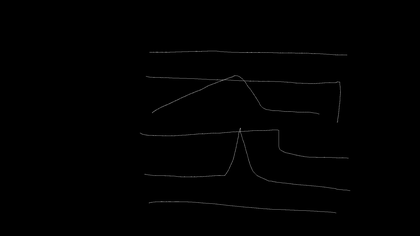
%> input picture Jay_TPS/TPS_課程二/TPS_bounding_box/6297005097746432.tif, 420 x 236 px, shrunk from 1920 x 1080 before the run
$ octave survey_between_point_distance.m   (GNU Octave 9; MATLAB toolbox functions it lacks are replaced by stand-ins)
%> lines starting %> are read from the running program, lines starting %| are printed output that depends on the picture; in (x1, y1, x2, y2) boxes, pixels count from 0 and x2, y2 are one past the last pixel; in counts of white or black regions, pixels touching at a corner belong together; the program's own positions count from 1
clear all;
close all;
clc;
tif_pic = dir('6297005097746432.tif');
pic=imread(tif_pic(1).name);
%> pic is the input picture: size 236x420 uint8; min 0, max 112, mean 0.9
pic=double(pic);
%> pic: size 236x420 double
pic=pic>0;
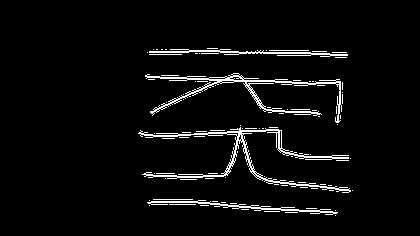
%> pic: size 236x420 logical; 4.4% white in thin lines or dots, all inside (x1, y1, x2, y2) = (138, 48, 353, 216)
[x,y]=find(pic);
%> x = 4342 values from 49 to 216; y = 4342 values from 139 to 353
xminimum=min(x);            %x取最小座標
%> xminimum = 49
yminimum=min(y);            %y取最小座標
%> yminimum = 139
xmaximum=max(x);            %x取最大座標
%> xmaximum = 216
ymaximum=max(y);            %y取最大座標
%> ymaximum = 353
x=x-xminimum+1;               %所有座標減去最小值,讓圖片可貼在(1,1)上
%> x = 4342 values, max 168 at index 4038, min 1 at index 1253, mean 80.82
y=y-yminimum+1;               %所有座標減去最小值,讓圖片可貼在(1,1)上
%> y = 4342 values from 1 to 215
sx=[x,y];

[sort_coordinates,ind]=sort(sx(:,1));%排序x軸,並記下index
%> sort_coordinates = 4342 values from 1 to 168; ind = 4342 values, max 4342 at index 3685, min 1 at index 2242, mean 2171.5

 for i=1:1:size(sort_coordinates,1)  %排序X軸，並透過索引將y軸對應到對的x軸
     sort_coordinates(i,2)=sx(ind(i,1),2);
 end

% [8 lines of commented-out code are left out]

 point_distance(1,1) =sqrt((sort_coordinates(1,1)- sort_coordinates(2,1))^2+ (sort_coordinates(1,2)- sort_coordinates(2,2))^2);

 j=1;
 for i=2:1:size(sort_coordinates,1)-1
      point_distance(i,1) =sqrt((sort_coordinates(i,1)- sort_coordinates(i+1,1))^2+ (sort_coordinates(i,2)- sort_coordinates(i+1,2))^2);
      %中--後


      if( point_distance(i,1)>1&& point_distance(i,1)<25)
          temp(j,1)=i;
          j=j+1;
      end
 end
%> after the loop, j = 510; point_distance = 4341 values, max 195.1 at index 3697, min 1 at index 1, mean 6.08; temp = 509 values from 12 to 4341
% [28 lines of commented-out code are left out]
j=1;
r=1;
for i=1:1:size(temp,1)
     if(abs(sort_coordinates(temp(i,1),1)-sort_coordinates(temp(i,1)+1,1))==0 && abs(sort_coordinates(temp(i,1),2)-sort_coordinates(temp(i,1)+1,2))>0 )  %假設x一樣   y變化了
         y_temp=abs(sort_coordinates(temp(i,1),2)-sort_coordinates(temp(i,1)+1,2));
         k=1;
         firstone=sort_coordinates(temp(i,1),2);
         while(k<y_temp)
             firstone=firstone+1;
             add_point(j,2)=firstone;
             add_point(j,1)=sort_coordinates(temp(i,1),1);
             k=k+1;
             j=j+1;
         end
     else
         x_and_y_allchange(r,1)=i;
     end
end
%> this loop made 509 passes
%> y_temp on passes 1 to 12: 3, 4, 3, 4, 3, 3, 3, 3, 8, 4, 4, 3
%> after the loop, add_point = 2116 rows, first 12: [2 17; 2 18; 2 21; 2 22; 2 23; 2 26; 2 27; 2 30; 2 31; 2 32; 3 121; 3 122]; firstone = 195; j = 2117; k = 14; y_temp = 14
%-------------------------------------------------------------------------
add_total_point=[sort_coordinates;add_point];%將原本的跟新增的點合併起來

%-------------------------------再ｓｏｒｔ一次------------------------------
[sort_add_total_point,ind]=sort(add_total_point(:,1));%排序x軸,並記下index
%> sort_add_total_point = 6458 values from 1 to 168; ind = 6458 values, max 6458 at index 6449, min 1 at index 1, mean 3229.5

 for i=1:1:size(sort_add_total_point,1)  %排序X軸，並透過索引將y軸對應到對的x軸
     sort_add_total_point(i,2)=add_total_point(ind(i,1),2);
 end
% [9 lines of commented-out code are left out]
 x1=sort_coordinates(:,1);   %把排序好的分別給x軸y軸
%> x1 = 4342 values from 1 to 168
 y1=sort_coordinates(:,2);   %把排序好的分別給x軸y軸
%> y1 = 4342 values, max 215 at index 3685, min 1 at index 2242, mean 109.7
 x_lenth=length(sort_coordinates);
%> x_lenth = 4342
 point_distance_choose=x_lenth/300;            %取300點，所有點數/取樣300點，即是每point_distance多少點取一次
%> point_distance_choose = 14.47
 distance=1:point_distance_choose:length(x);   %取點距離
%> distance = 300 values from 1 to 4328.5

 x11=x1(floor(distance));                 %紀錄取完300點的x座標
%> x11 = 300 values from 1 to 166
 y11=y1(floor(distance));                 %紀錄取完300點的y座標
%> y11 = 300 values, max 212 at index 253, min 3 at index 156, mean 111.1

 sx1=[x11,y11];
%> sx1 = 300 rows, first 12: [1 70; 2 24; 2 43; 2 89; 3 61; 3 76; 3 135; 3 150; 3 164; 4 19; 4 33; 4 48]

 figure
 for i=1:1:size(sx1,1)
     plot(sx1(i,2),-sx1(i,1),'o');
     hold on;
 end
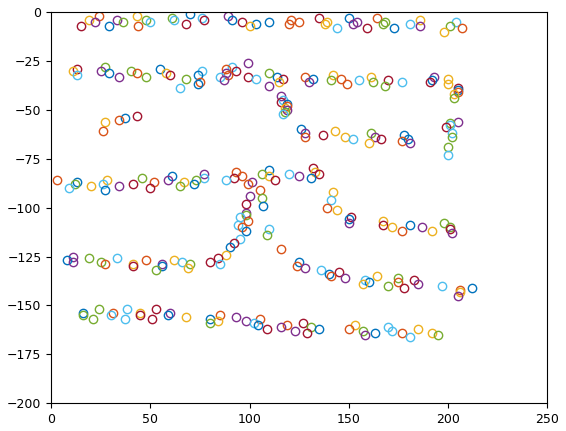
%> figure redrawn from the program's plot data
 %-------------------------------------------------------------------------


  %---------------------取點（增加點數）---------------------------------------------
 x1=sort_add_total_point(:,1);   %把排序好的分別給x軸y軸
%> x1 = 6458 values from 1 to 168
 y1=sort_add_total_point(:,2);   %把排序好的分別給x軸y軸
%> y1 = 6458 values, max 215 at index 5519, min 1 at index 3191, mean 112.5
 x_lenth=length(sort_add_total_point);
%> x_lenth = 6458
 point_distance_choose=x_lenth/300;            %取300點，所有點數/取樣300點，即是每point_distance多少點取一次
%> point_distance_choose = 21.53
 distance=1:point_distance_choose:length(sort_add_total_point);   %取點距離
%> distance = 300 values from 1 to 6437.5

 x2=x1(floor(distance));                 %紀錄取完300點的x座標
%> x2 = 300 values from 1 to 166
 y2=y1(floor(distance));                 %紀錄取完300點的y座標
%> y2 = 300 values, max 210 at index 34, min 6 at index 166, mean 113.9

 sx2=[x2,y2];
%> sx2 = 300 rows, first 12: [1 70; 2 36; 2 89; 3 58; 3 80; 3 146; 3 168; 4 21; 4 43; 4 64; 4 86; 4 122]

 figure
 for i=1:1:size(sx2,1)
     plot(sx2(i,2),-sx2(i,1),'o');
     hold on;
 end
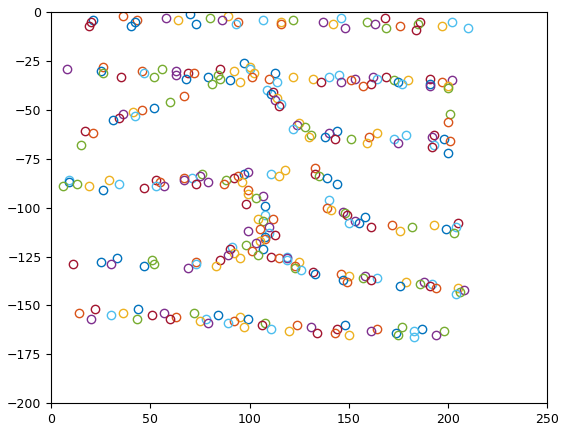
%> figure redrawn from the program's plot data
 %-------------------------------------------------------------------------

$ run again, with Jay_TPS/TPS_課程二/TPS_bounding_box/5086100271923200.tif copied over Jay_TPS/TPS_課程二/TPS_bounding_box/6297005097746432.tif
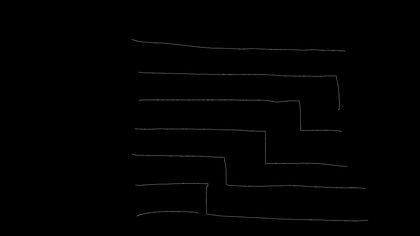
%> input picture Jay_TPS/TPS_課程二/TPS_bounding_box/5086100271923200.tif, 420 x 236 px, shrunk from 1920 x 1080 before the run
%> pic is the input picture: size 236x420 uint8; min 0, max 100, mean 1.1
%> `pic=pic>0;`:
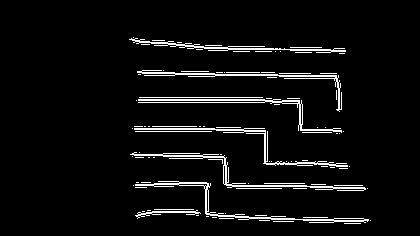
%> pic: size 236x420 logical; 5.2% white in thin lines or dots, all inside (x1, y1, x2, y2) = (129, 37, 371, 224)
%> `[x,y]=find(pic);`: x = 5165 values from 38 to 224; y = 5165 values from 130 to 371
%> xminimum = 38
%> yminimum = 130
%> xmaximum = 224
%> ymaximum = 371
%> `x=x-xminimum+1;`: x = 5165 values, max 187 at index 4983, min 1 at index 13, mean 96.17
%> `y=y-yminimum+1;`: y = 5165 values from 1 to 242
%> `[sort_coordinates,ind]=sort(sx(:,1));`: sort_coordinates = 5165 values from 1 to 187; ind = 5165 values, max 5165 at index 5069, min 1 at index 6, mean 2583
%> after the loop `for i=2:1:size(sort_coordinates,1)-1`: j = 380; point_distance = 5164 values, max 208 at index 3996, min 1 at index 3, mean 3.92; temp = 379 values from 2 to 5148
%> the loop `for i=1:1:size(temp,1)` made 379 passes
%> y_temp on passes 1, 3, 5, 6, 7, 8, 9, 10: 4, 6, 13, 19, 5, 10, 13, 10
%> after the loop `for i=1:1:size(temp,1)`: add_point = 1072 rows, first 12: [2 4; 2 5; 2 6; 3 7; 3 8; 3 9; 3 10; 3 11; 4 12; 4 13; 4 14; 4 15]; firstone = 238; j = 1073; k = 4
%> `[sort_add_total_point,ind]=sort(add_total_point(:,1));`: sort_add_total_point = 6237 values from 1 to 187; ind = 6237 values, max 6237 at index 6193, min 1 at index 1, mean 3119
%> `x1=sort_coordinates(:,1);`: x1 = 5165 values from 1 to 187
%> `y1=sort_coordinates(:,2);`: y1 = 5165 values, max 242 at index 5069, min 1 at index 6, mean 113.3
%> `x_lenth=length(sort_coordinates);`: x_lenth = 5165
%> `point_distance_choose=x_lenth/300;`: point_distance_choose = 17.22
%> `distance=1:point_distance_choose:length(x);`: distance = 300 values from 1 to 5148.8
%> x11 = 300 values from 1 to 186
%> y11 = 300 values, max 237 at index 300, min 4 at index 170, mean 112.3
%> sx1 = 300 rows, first 12: [1 5; 4 5; 4 34; 5 21; 6 19; 6 37; 7 29; 7 46; 8 21; 8 56; 9 37; 9 62]
%> `x1=sort_add_total_point(:,1);`: x1 = 6237 values from 1 to 187
%> `y1=sort_add_total_point(:,2);`: y1 = 6237 values, max 242 at index 6137, min 1 at index 9, mean 113.5
%> `x_lenth=length(sort_add_total_point);`: x_lenth = 6237
%> `point_distance_choose=x_lenth/300;`: point_distance_choose = 20.79
%> `distance=1:point_distance_choose:length(sort_add_total_point);`: distance = 300 values from 1 to 6217.2
%> x2 = 300 values from 1 to 186
%> y2 = 300 values, max 238 at index 296, min 4 at index 171, mean 112.3
%> sx2 = 300 rows, first 12: [1 5; 3 8; 4 33; 5 12; 5 27; 6 16; 6 37; 7 8; 7 41; 7 18; 8 19; 8 67]
%> after the loop `for i=1:1:size(sx2,1)`:
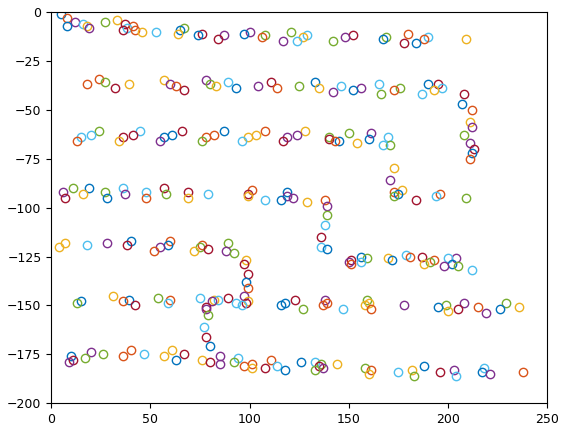
%> figure redrawn from the program's plot data
